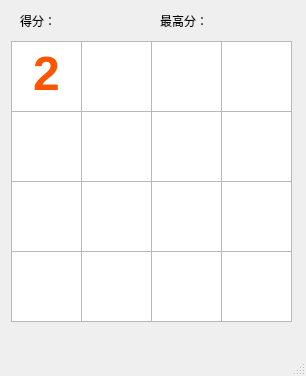
<?xml version="1.0" encoding="UTF-8"?>
<ui version="4.0">
 <class>MainWindow</class>
 <widget class="QMainWindow" name="MainWindow">
  <property name="geometry">
   <rect>
    <x>0</x>
    <y>0</y>
    <width>306</width>
    <height>376</height>
   </rect>
  </property>
  <property name="windowTitle">
   <string>MainWindow</string>
  </property>
  <widget class="QWidget" name="centralwidget">
   <widget class="QWidget" name="gridLayoutWidget">
    <property name="geometry">
     <rect>
      <x>10</x>
      <y>40</y>
      <width>73</width>
      <height>73</height>
     </rect>
    </property>
    <layout class="QGridLayout" name="gridLayout">
     <property name="leftMargin">
      <number>1</number>
     </property>
     <property name="topMargin">
      <number>1</number>
     </property>
     <property name="rightMargin">
      <number>1</number>
     </property>
     <property name="bottomMargin">
      <number>1</number>
     </property>
     <item row="0" column="0">
      <widget class="QTextBrowser" name="text_0_0">
       <property name="html">
        <string>&lt;!DOCTYPE HTML PUBLIC &quot;-//W3C//DTD HTML 4.0//EN&quot; &quot;http://www.w3.org/TR/REC-html40/strict.dtd&quot;&gt;
&lt;html&gt;&lt;head&gt;&lt;meta name=&quot;qrichtext&quot; content=&quot;1&quot; /&gt;&lt;style type=&quot;text/css&quot;&gt;
p, li { white-space: pre-wrap; }
&lt;/style&gt;&lt;/head&gt;&lt;body style=&quot; font-family:'SimSun'; font-size:9pt; font-weight:400; font-style:normal;&quot;&gt;
&lt;p align=&quot;center&quot; style=&quot; margin-top:0px; margin-bottom:0px; margin-left:0px; margin-right:0px; -qt-block-indent:0; text-indent:0px;&quot;&gt;&lt;span style=&quot; font-size:36pt; font-weight:600; color:#ff5500;&quot;&gt;2&lt;/span&gt;&lt;/p&gt;&lt;/body&gt;&lt;/html&gt;</string>
       </property>
      </widget>
     </item>
    </layout>
   </widget>
   <widget class="QWidget" name="gridLayoutWidget_2">
    <property name="geometry">
     <rect>
      <x>80</x>
      <y>40</y>
      <width>73</width>
      <height>73</height>
     </rect>
    </property>
    <layout class="QGridLayout" name="gridLayout_2" rowminimumheight="0" columnminimumwidth="0">
     <property name="leftMargin">
      <number>1</number>
     </property>
     <property name="topMargin">
      <number>1</number>
     </property>
     <property name="rightMargin">
      <number>1</number>
     </property>
     <property name="bottomMargin">
      <number>1</number>
     </property>
     <item row="0" column="0">
      <widget class="QTextBrowser" name="text_0_1">
       <property name="html">
        <string>&lt;!DOCTYPE HTML PUBLIC &quot;-//W3C//DTD HTML 4.0//EN&quot; &quot;http://www.w3.org/TR/REC-html40/strict.dtd&quot;&gt;
&lt;html&gt;&lt;head&gt;&lt;meta name=&quot;qrichtext&quot; content=&quot;1&quot; /&gt;&lt;style type=&quot;text/css&quot;&gt;
p, li { white-space: pre-wrap; }
&lt;/style&gt;&lt;/head&gt;&lt;body style=&quot; font-family:'SimSun'; font-size:9pt; font-weight:400; font-style:normal;&quot;&gt;
&lt;p align=&quot;center&quot; style=&quot;-qt-paragraph-type:empty; margin-top:0px; margin-bottom:0px; margin-left:0px; margin-right:0px; -qt-block-indent:0; text-indent:0px;&quot;&gt;&lt;br /&gt;&lt;/p&gt;&lt;/body&gt;&lt;/html&gt;</string>
       </property>
      </widget>
     </item>
    </layout>
   </widget>
   <widget class="QWidget" name="gridLayoutWidget_3">
    <property name="geometry">
     <rect>
      <x>150</x>
      <y>40</y>
      <width>73</width>
      <height>73</height>
     </rect>
    </property>
    <layout class="QGridLayout" name="gridLayout_3" rowminimumheight="0" columnminimumwidth="0">
     <property name="leftMargin">
      <number>1</number>
     </property>
     <property name="topMargin">
      <number>1</number>
     </property>
     <property name="rightMargin">
      <number>1</number>
     </property>
     <property name="bottomMargin">
      <number>1</number>
     </property>
     <item row="0" column="0">
      <widget class="QTextBrowser" name="text_0_2">
       <property name="html">
        <string>&lt;!DOCTYPE HTML PUBLIC &quot;-//W3C//DTD HTML 4.0//EN&quot; &quot;http://www.w3.org/TR/REC-html40/strict.dtd&quot;&gt;
&lt;html&gt;&lt;head&gt;&lt;meta name=&quot;qrichtext&quot; content=&quot;1&quot; /&gt;&lt;style type=&quot;text/css&quot;&gt;
p, li { white-space: pre-wrap; }
&lt;/style&gt;&lt;/head&gt;&lt;body style=&quot; font-family:'SimSun'; font-size:9pt; font-weight:400; font-style:normal;&quot;&gt;
&lt;p align=&quot;center&quot; style=&quot;-qt-paragraph-type:empty; margin-top:0px; margin-bottom:0px; margin-left:0px; margin-right:0px; -qt-block-indent:0; text-indent:0px;&quot;&gt;&lt;br /&gt;&lt;/p&gt;&lt;/body&gt;&lt;/html&gt;</string>
       </property>
      </widget>
     </item>
    </layout>
   </widget>
   <widget class="QWidget" name="gridLayoutWidget_4">
    <property name="geometry">
     <rect>
      <x>220</x>
      <y>40</y>
      <width>73</width>
      <height>73</height>
     </rect>
    </property>
    <layout class="QGridLayout" name="gridLayout_4" rowminimumheight="0" columnminimumwidth="0">
     <property name="leftMargin">
      <number>1</number>
     </property>
     <property name="topMargin">
      <number>1</number>
     </property>
     <property name="rightMargin">
      <number>1</number>
     </property>
     <property name="bottomMargin">
      <number>1</number>
     </property>
     <item row="0" column="0">
      <widget class="QTextBrowser" name="text_0_3">
       <property name="html">
        <string>&lt;!DOCTYPE HTML PUBLIC &quot;-//W3C//DTD HTML 4.0//EN&quot; &quot;http://www.w3.org/TR/REC-html40/strict.dtd&quot;&gt;
&lt;html&gt;&lt;head&gt;&lt;meta name=&quot;qrichtext&quot; content=&quot;1&quot; /&gt;&lt;style type=&quot;text/css&quot;&gt;
p, li { white-space: pre-wrap; }
&lt;/style&gt;&lt;/head&gt;&lt;body style=&quot; font-family:'SimSun'; font-size:9pt; font-weight:400; font-style:normal;&quot;&gt;
&lt;p align=&quot;center&quot; style=&quot;-qt-paragraph-type:empty; margin-top:0px; margin-bottom:0px; margin-left:0px; margin-right:0px; -qt-block-indent:0; text-indent:0px;&quot;&gt;&lt;br /&gt;&lt;/p&gt;&lt;/body&gt;&lt;/html&gt;</string>
       </property>
      </widget>
     </item>
    </layout>
   </widget>
   <widget class="QWidget" name="gridLayoutWidget_7">
    <property name="geometry">
     <rect>
      <x>220</x>
      <y>110</y>
      <width>73</width>
      <height>73</height>
     </rect>
    </property>
    <layout class="QGridLayout" name="gridLayout_7" rowminimumheight="0" columnminimumwidth="0">
     <property name="leftMargin">
      <number>1</number>
     </property>
     <property name="topMargin">
      <number>1</number>
     </property>
     <property name="rightMargin">
      <number>1</number>
     </property>
     <property name="bottomMargin">
      <number>1</number>
     </property>
     <item row="0" column="0">
      <widget class="QTextBrowser" name="text_0_7">
       <property name="html">
        <string>&lt;!DOCTYPE HTML PUBLIC &quot;-//W3C//DTD HTML 4.0//EN&quot; &quot;http://www.w3.org/TR/REC-html40/strict.dtd&quot;&gt;
&lt;html&gt;&lt;head&gt;&lt;meta name=&quot;qrichtext&quot; content=&quot;1&quot; /&gt;&lt;style type=&quot;text/css&quot;&gt;
p, li { white-space: pre-wrap; }
&lt;/style&gt;&lt;/head&gt;&lt;body style=&quot; font-family:'SimSun'; font-size:9pt; font-weight:400; font-style:normal;&quot;&gt;
&lt;p align=&quot;center&quot; style=&quot;-qt-paragraph-type:empty; margin-top:0px; margin-bottom:0px; margin-left:0px; margin-right:0px; -qt-block-indent:0; text-indent:0px;&quot;&gt;&lt;br /&gt;&lt;/p&gt;&lt;/body&gt;&lt;/html&gt;</string>
       </property>
      </widget>
     </item>
    </layout>
   </widget>
   <widget class="QWidget" name="gridLayoutWidget_9">
    <property name="geometry">
     <rect>
      <x>10</x>
      <y>180</y>
      <width>73</width>
      <height>73</height>
     </rect>
    </property>
    <layout class="QGridLayout" name="gridLayout_9">
     <property name="leftMargin">
      <number>1</number>
     </property>
     <property name="topMargin">
      <number>1</number>
     </property>
     <property name="rightMargin">
      <number>1</number>
     </property>
     <property name="bottomMargin">
      <number>1</number>
     </property>
     <item row="0" column="0">
      <widget class="QTextBrowser" name="text_0_8">
       <property name="html">
        <string>&lt;!DOCTYPE HTML PUBLIC &quot;-//W3C//DTD HTML 4.0//EN&quot; &quot;http://www.w3.org/TR/REC-html40/strict.dtd&quot;&gt;
&lt;html&gt;&lt;head&gt;&lt;meta name=&quot;qrichtext&quot; content=&quot;1&quot; /&gt;&lt;style type=&quot;text/css&quot;&gt;
p, li { white-space: pre-wrap; }
&lt;/style&gt;&lt;/head&gt;&lt;body style=&quot; font-family:'SimSun'; font-size:9pt; font-weight:400; font-style:normal;&quot;&gt;
&lt;p align=&quot;center&quot; style=&quot;-qt-paragraph-type:empty; margin-top:0px; margin-bottom:0px; margin-left:0px; margin-right:0px; -qt-block-indent:0; text-indent:0px;&quot;&gt;&lt;br /&gt;&lt;/p&gt;
&lt;p align=&quot;center&quot; style=&quot;-qt-paragraph-type:empty; margin-top:0px; margin-bottom:0px; margin-left:0px; margin-right:0px; -qt-block-indent:0; text-indent:0px;&quot;&gt;&lt;br /&gt;&lt;/p&gt;&lt;/body&gt;&lt;/html&gt;</string>
       </property>
      </widget>
     </item>
    </layout>
   </widget>
   <widget class="QWidget" name="gridLayoutWidget_10">
    <property name="geometry">
     <rect>
      <x>150</x>
      <y>180</y>
      <width>73</width>
      <height>73</height>
     </rect>
    </property>
    <layout class="QGridLayout" name="gridLayout_10" rowminimumheight="0" columnminimumwidth="0">
     <property name="leftMargin">
      <number>1</number>
     </property>
     <property name="topMargin">
      <number>1</number>
     </property>
     <property name="rightMargin">
      <number>1</number>
     </property>
     <property name="bottomMargin">
      <number>1</number>
     </property>
     <item row="0" column="0">
      <widget class="QTextBrowser" name="text_0_10">
       <property name="html">
        <string>&lt;!DOCTYPE HTML PUBLIC &quot;-//W3C//DTD HTML 4.0//EN&quot; &quot;http://www.w3.org/TR/REC-html40/strict.dtd&quot;&gt;
&lt;html&gt;&lt;head&gt;&lt;meta name=&quot;qrichtext&quot; content=&quot;1&quot; /&gt;&lt;style type=&quot;text/css&quot;&gt;
p, li { white-space: pre-wrap; }
&lt;/style&gt;&lt;/head&gt;&lt;body style=&quot; font-family:'SimSun'; font-size:9pt; font-weight:400; font-style:normal;&quot;&gt;
&lt;p align=&quot;center&quot; style=&quot;-qt-paragraph-type:empty; margin-top:0px; margin-bottom:0px; margin-left:0px; margin-right:0px; -qt-block-indent:0; text-indent:0px;&quot;&gt;&lt;br /&gt;&lt;/p&gt;&lt;/body&gt;&lt;/html&gt;</string>
       </property>
      </widget>
     </item>
    </layout>
   </widget>
   <widget class="QWidget" name="gridLayoutWidget_11">
    <property name="geometry">
     <rect>
      <x>220</x>
      <y>180</y>
      <width>73</width>
      <height>73</height>
     </rect>
    </property>
    <layout class="QGridLayout" name="gridLayout_11" rowminimumheight="0" columnminimumwidth="0">
     <property name="leftMargin">
      <number>1</number>
     </property>
     <property name="topMargin">
      <number>1</number>
     </property>
     <property name="rightMargin">
      <number>1</number>
     </property>
     <property name="bottomMargin">
      <number>1</number>
     </property>
     <item row="0" column="0">
      <widget class="QTextBrowser" name="text_0_11">
       <property name="html">
        <string>&lt;!DOCTYPE HTML PUBLIC &quot;-//W3C//DTD HTML 4.0//EN&quot; &quot;http://www.w3.org/TR/REC-html40/strict.dtd&quot;&gt;
&lt;html&gt;&lt;head&gt;&lt;meta name=&quot;qrichtext&quot; content=&quot;1&quot; /&gt;&lt;style type=&quot;text/css&quot;&gt;
p, li { white-space: pre-wrap; }
&lt;/style&gt;&lt;/head&gt;&lt;body style=&quot; font-family:'SimSun'; font-size:9pt; font-weight:400; font-style:normal;&quot;&gt;
&lt;p align=&quot;center&quot; style=&quot;-qt-paragraph-type:empty; margin-top:0px; margin-bottom:0px; margin-left:0px; margin-right:0px; -qt-block-indent:0; text-indent:0px;&quot;&gt;&lt;br /&gt;&lt;/p&gt;&lt;/body&gt;&lt;/html&gt;</string>
       </property>
      </widget>
     </item>
    </layout>
   </widget>
   <widget class="QWidget" name="gridLayoutWidget_12">
    <property name="geometry">
     <rect>
      <x>10</x>
      <y>110</y>
      <width>73</width>
      <height>73</height>
     </rect>
    </property>
    <layout class="QGridLayout" name="gridLayout_12" rowminimumheight="0" columnminimumwidth="0">
     <property name="leftMargin">
      <number>1</number>
     </property>
     <property name="topMargin">
      <number>1</number>
     </property>
     <property name="rightMargin">
      <number>1</number>
     </property>
     <property name="bottomMargin">
      <number>1</number>
     </property>
     <item row="0" column="0">
      <widget class="QTextBrowser" name="text_0_4">
       <property name="html">
        <string>&lt;!DOCTYPE HTML PUBLIC &quot;-//W3C//DTD HTML 4.0//EN&quot; &quot;http://www.w3.org/TR/REC-html40/strict.dtd&quot;&gt;
&lt;html&gt;&lt;head&gt;&lt;meta name=&quot;qrichtext&quot; content=&quot;1&quot; /&gt;&lt;style type=&quot;text/css&quot;&gt;
p, li { white-space: pre-wrap; }
&lt;/style&gt;&lt;/head&gt;&lt;body style=&quot; font-family:'SimSun'; font-size:9pt; font-weight:400; font-style:normal;&quot;&gt;
&lt;p align=&quot;center&quot; style=&quot;-qt-paragraph-type:empty; margin-top:0px; margin-bottom:0px; margin-left:0px; margin-right:0px; -qt-block-indent:0; text-indent:0px;&quot;&gt;&lt;br /&gt;&lt;/p&gt;
&lt;p align=&quot;center&quot; style=&quot;-qt-paragraph-type:empty; margin-top:0px; margin-bottom:0px; margin-left:0px; margin-right:0px; -qt-block-indent:0; text-indent:0px;&quot;&gt;&lt;br /&gt;&lt;/p&gt;&lt;/body&gt;&lt;/html&gt;</string>
       </property>
      </widget>
     </item>
    </layout>
   </widget>
   <widget class="QWidget" name="gridLayoutWidget_14">
    <property name="geometry">
     <rect>
      <x>150</x>
      <y>250</y>
      <width>73</width>
      <height>73</height>
     </rect>
    </property>
    <layout class="QGridLayout" name="gridLayout_14" rowminimumheight="0" columnminimumwidth="0">
     <property name="leftMargin">
      <number>1</number>
     </property>
     <property name="topMargin">
      <number>1</number>
     </property>
     <property name="rightMargin">
      <number>1</number>
     </property>
     <property name="bottomMargin">
      <number>1</number>
     </property>
     <item row="0" column="0">
      <widget class="QTextBrowser" name="text_0_14">
       <property name="html">
        <string>&lt;!DOCTYPE HTML PUBLIC &quot;-//W3C//DTD HTML 4.0//EN&quot; &quot;http://www.w3.org/TR/REC-html40/strict.dtd&quot;&gt;
&lt;html&gt;&lt;head&gt;&lt;meta name=&quot;qrichtext&quot; content=&quot;1&quot; /&gt;&lt;style type=&quot;text/css&quot;&gt;
p, li { white-space: pre-wrap; }
&lt;/style&gt;&lt;/head&gt;&lt;body style=&quot; font-family:'SimSun'; font-size:9pt; font-weight:400; font-style:normal;&quot;&gt;
&lt;p align=&quot;center&quot; style=&quot;-qt-paragraph-type:empty; margin-top:0px; margin-bottom:0px; margin-left:0px; margin-right:0px; -qt-block-indent:0; text-indent:0px;&quot;&gt;&lt;br /&gt;&lt;/p&gt;&lt;/body&gt;&lt;/html&gt;</string>
       </property>
      </widget>
     </item>
    </layout>
   </widget>
   <widget class="QWidget" name="gridLayoutWidget_15">
    <property name="geometry">
     <rect>
      <x>220</x>
      <y>250</y>
      <width>73</width>
      <height>73</height>
     </rect>
    </property>
    <layout class="QGridLayout" name="gridLayout_15" rowminimumheight="0" columnminimumwidth="0">
     <property name="leftMargin">
      <number>1</number>
     </property>
     <property name="topMargin">
      <number>1</number>
     </property>
     <property name="rightMargin">
      <number>1</number>
     </property>
     <property name="bottomMargin">
      <number>1</number>
     </property>
     <item row="0" column="0">
      <widget class="QTextBrowser" name="text_0_15">
       <property name="html">
        <string>&lt;!DOCTYPE HTML PUBLIC &quot;-//W3C//DTD HTML 4.0//EN&quot; &quot;http://www.w3.org/TR/REC-html40/strict.dtd&quot;&gt;
&lt;html&gt;&lt;head&gt;&lt;meta name=&quot;qrichtext&quot; content=&quot;1&quot; /&gt;&lt;style type=&quot;text/css&quot;&gt;
p, li { white-space: pre-wrap; }
&lt;/style&gt;&lt;/head&gt;&lt;body style=&quot; font-family:'SimSun'; font-size:9pt; font-weight:400; font-style:normal;&quot;&gt;
&lt;p align=&quot;center&quot; style=&quot;-qt-paragraph-type:empty; margin-top:0px; margin-bottom:0px; margin-left:0px; margin-right:0px; -qt-block-indent:0; text-indent:0px;&quot;&gt;&lt;br /&gt;&lt;/p&gt;&lt;/body&gt;&lt;/html&gt;</string>
       </property>
      </widget>
     </item>
    </layout>
   </widget>
   <widget class="QWidget" name="gridLayoutWidget_16">
    <property name="geometry">
     <rect>
      <x>80</x>
      <y>250</y>
      <width>73</width>
      <height>73</height>
     </rect>
    </property>
    <layout class="QGridLayout" name="gridLayout_16">
     <property name="leftMargin">
      <number>1</number>
     </property>
     <property name="topMargin">
      <number>1</number>
     </property>
     <property name="rightMargin">
      <number>1</number>
     </property>
     <property name="bottomMargin">
      <number>1</number>
     </property>
     <item row="0" column="0">
      <widget class="QTextBrowser" name="text_0_13">
       <property name="html">
        <string>&lt;!DOCTYPE HTML PUBLIC &quot;-//W3C//DTD HTML 4.0//EN&quot; &quot;http://www.w3.org/TR/REC-html40/strict.dtd&quot;&gt;
&lt;html&gt;&lt;head&gt;&lt;meta name=&quot;qrichtext&quot; content=&quot;1&quot; /&gt;&lt;style type=&quot;text/css&quot;&gt;
p, li { white-space: pre-wrap; }
&lt;/style&gt;&lt;/head&gt;&lt;body style=&quot; font-family:'SimSun'; font-size:9pt; font-weight:400; font-style:normal;&quot;&gt;
&lt;p align=&quot;center&quot; style=&quot;-qt-paragraph-type:empty; margin-top:0px; margin-bottom:0px; margin-left:0px; margin-right:0px; -qt-block-indent:0; text-indent:0px;&quot;&gt;&lt;br /&gt;&lt;/p&gt;&lt;/body&gt;&lt;/html&gt;</string>
       </property>
      </widget>
     </item>
    </layout>
   </widget>
   <widget class="QWidget" name="gridLayoutWidget_13">
    <property name="geometry">
     <rect>
      <x>10</x>
      <y>250</y>
      <width>73</width>
      <height>73</height>
     </rect>
    </property>
    <layout class="QGridLayout" name="gridLayout_13" rowminimumheight="0" columnminimumwidth="0">
     <property name="leftMargin">
      <number>1</number>
     </property>
     <property name="topMargin">
      <number>1</number>
     </property>
     <property name="rightMargin">
      <number>1</number>
     </property>
     <property name="bottomMargin">
      <number>1</number>
     </property>
     <item row="0" column="0">
      <widget class="QTextBrowser" name="text_0_12">
       <property name="html">
        <string>&lt;!DOCTYPE HTML PUBLIC &quot;-//W3C//DTD HTML 4.0//EN&quot; &quot;http://www.w3.org/TR/REC-html40/strict.dtd&quot;&gt;
&lt;html&gt;&lt;head&gt;&lt;meta name=&quot;qrichtext&quot; content=&quot;1&quot; /&gt;&lt;style type=&quot;text/css&quot;&gt;
p, li { white-space: pre-wrap; }
&lt;/style&gt;&lt;/head&gt;&lt;body style=&quot; font-family:'SimSun'; font-size:9pt; font-weight:400; font-style:normal;&quot;&gt;
&lt;p align=&quot;center&quot; style=&quot;-qt-paragraph-type:empty; margin-top:0px; margin-bottom:0px; margin-left:0px; margin-right:0px; -qt-block-indent:0; text-indent:0px;&quot;&gt;&lt;br /&gt;&lt;/p&gt;&lt;/body&gt;&lt;/html&gt;</string>
       </property>
      </widget>
     </item>
    </layout>
   </widget>
   <widget class="QWidget" name="gridLayoutWidget_17">
    <property name="geometry">
     <rect>
      <x>80</x>
      <y>180</y>
      <width>73</width>
      <height>73</height>
     </rect>
    </property>
    <layout class="QGridLayout" name="gridLayout_17">
     <property name="leftMargin">
      <number>1</number>
     </property>
     <property name="topMargin">
      <number>1</number>
     </property>
     <property name="rightMargin">
      <number>1</number>
     </property>
     <property name="bottomMargin">
      <number>1</number>
     </property>
     <item row="0" column="0">
      <widget class="QTextBrowser" name="text_0_9">
       <property name="html">
        <string>&lt;!DOCTYPE HTML PUBLIC &quot;-//W3C//DTD HTML 4.0//EN&quot; &quot;http://www.w3.org/TR/REC-html40/strict.dtd&quot;&gt;
&lt;html&gt;&lt;head&gt;&lt;meta name=&quot;qrichtext&quot; content=&quot;1&quot; /&gt;&lt;style type=&quot;text/css&quot;&gt;
p, li { white-space: pre-wrap; }
&lt;/style&gt;&lt;/head&gt;&lt;body style=&quot; font-family:'SimSun'; font-size:9pt; font-weight:400; font-style:normal;&quot;&gt;
&lt;p align=&quot;center&quot; style=&quot;-qt-paragraph-type:empty; margin-top:0px; margin-bottom:0px; margin-left:0px; margin-right:0px; -qt-block-indent:0; text-indent:0px;&quot;&gt;&lt;br /&gt;&lt;/p&gt;&lt;/body&gt;&lt;/html&gt;</string>
       </property>
      </widget>
     </item>
    </layout>
   </widget>
   <widget class="QWidget" name="gridLayoutWidget_18">
    <property name="geometry">
     <rect>
      <x>80</x>
      <y>110</y>
      <width>73</width>
      <height>73</height>
     </rect>
    </property>
    <layout class="QGridLayout" name="gridLayout_18">
     <property name="leftMargin">
      <number>1</number>
     </property>
     <property name="topMargin">
      <number>1</number>
     </property>
     <property name="rightMargin">
      <number>1</number>
     </property>
     <property name="bottomMargin">
      <number>1</number>
     </property>
     <item row="0" column="0">
      <widget class="QTextBrowser" name="text_0_5">
       <property name="html">
        <string>&lt;!DOCTYPE HTML PUBLIC &quot;-//W3C//DTD HTML 4.0//EN&quot; &quot;http://www.w3.org/TR/REC-html40/strict.dtd&quot;&gt;
&lt;html&gt;&lt;head&gt;&lt;meta name=&quot;qrichtext&quot; content=&quot;1&quot; /&gt;&lt;style type=&quot;text/css&quot;&gt;
p, li { white-space: pre-wrap; }
&lt;/style&gt;&lt;/head&gt;&lt;body style=&quot; font-family:'SimSun'; font-size:9pt; font-weight:400; font-style:normal;&quot;&gt;
&lt;p align=&quot;center&quot; style=&quot;-qt-paragraph-type:empty; margin-top:0px; margin-bottom:0px; margin-left:0px; margin-right:0px; -qt-block-indent:0; text-indent:0px;&quot;&gt;&lt;br /&gt;&lt;/p&gt;&lt;/body&gt;&lt;/html&gt;</string>
       </property>
      </widget>
     </item>
    </layout>
   </widget>
   <widget class="QWidget" name="gridLayoutWidget_19">
    <property name="geometry">
     <rect>
      <x>150</x>
      <y>110</y>
      <width>73</width>
      <height>73</height>
     </rect>
    </property>
    <layout class="QGridLayout" name="gridLayout_19" rowminimumheight="0" columnminimumwidth="0">
     <property name="leftMargin">
      <number>1</number>
     </property>
     <property name="topMargin">
      <number>1</number>
     </property>
     <property name="rightMargin">
      <number>1</number>
     </property>
     <property name="bottomMargin">
      <number>1</number>
     </property>
     <item row="0" column="0">
      <widget class="QTextBrowser" name="text_0_6">
       <property name="html">
        <string>&lt;!DOCTYPE HTML PUBLIC &quot;-//W3C//DTD HTML 4.0//EN&quot; &quot;http://www.w3.org/TR/REC-html40/strict.dtd&quot;&gt;
&lt;html&gt;&lt;head&gt;&lt;meta name=&quot;qrichtext&quot; content=&quot;1&quot; /&gt;&lt;style type=&quot;text/css&quot;&gt;
p, li { white-space: pre-wrap; }
&lt;/style&gt;&lt;/head&gt;&lt;body style=&quot; font-family:'SimSun'; font-size:9pt; font-weight:400; font-style:normal;&quot;&gt;
&lt;p align=&quot;center&quot; style=&quot;-qt-paragraph-type:empty; margin-top:0px; margin-bottom:0px; margin-left:0px; margin-right:0px; -qt-block-indent:0; text-indent:0px;&quot;&gt;&lt;br /&gt;&lt;/p&gt;&lt;/body&gt;&lt;/html&gt;</string>
       </property>
      </widget>
     </item>
    </layout>
   </widget>
   <widget class="QLabel" name="label">
    <property name="geometry">
     <rect>
      <x>20</x>
      <y>10</y>
      <width>41</width>
      <height>21</height>
     </rect>
    </property>
    <property name="text">
     <string>得分：</string>
    </property>
   </widget>
   <widget class="QLabel" name="score">
    <property name="geometry">
     <rect>
      <x>60</x>
      <y>10</y>
      <width>71</width>
      <height>21</height>
     </rect>
    </property>
    <property name="text">
     <string/>
    </property>
   </widget>
   <widget class="QLabel" name="label_2">
    <property name="geometry">
     <rect>
      <x>160</x>
      <y>13</y>
      <width>51</width>
      <height>16</height>
     </rect>
    </property>
    <property name="text">
     <string>最高分：</string>
    </property>
   </widget>
   <widget class="QLabel" name="maxscore">
    <property name="geometry">
     <rect>
      <x>210</x>
      <y>10</y>
      <width>71</width>
      <height>21</height>
     </rect>
    </property>
    <property name="text">
     <string/>
    </property>
   </widget>
  </widget>
  <widget class="QMenuBar" name="menubar">
   <property name="geometry">
    <rect>
     <x>0</x>
     <y>0</y>
     <width>306</width>
     <height>23</height>
    </rect>
   </property>
  </widget>
  <widget class="QStatusBar" name="statusbar"/>
 </widget>
 <resources/>
 <connections/>
</ui>
